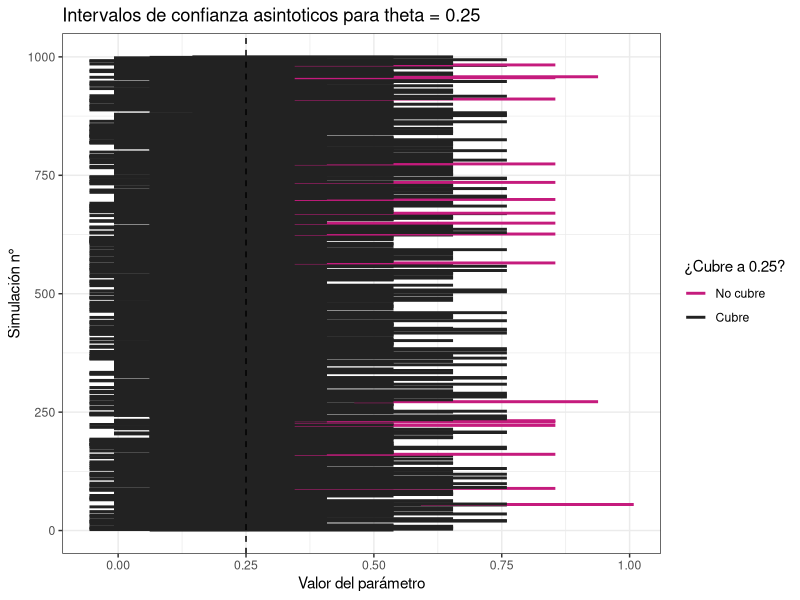

This chart was generated by the following R code:
# --------------------- Trabajo practico IECD, simulaciones --------------------
# Sección de comentarios:
#  - LU mas chico entre los tres integrantes: 786
#  - La idea es modularizar lo mas posible el codigo
#  - Vamos a intentar generalizar los procedimientos, para que sea simple cambiar los parametros que estan involucrados


# ------------------------------- Sección 1 ------------------------------------
# Vamos a crear el metodo de la simulación requerida para la primera sección del trabajo.
# 
# Primero construimos una función auxiliar para calcular el intervalo de confianza.
#
# Los inputs del metodo son:
#  - theta: es el valor real para el cual vamos a hacer la simulacion
#  - n: tamaño de la muestra
#  - N: cantidad de intervalos que vamos a generar
# Los outputs son:
#  - intervalos: conjunto de los intervalos obtenidos, con estos mismos podemos graficar el cubrimiento
library(ggplot2)
set.seed(786)

intervalo = function(datos, n, alpha) {
  t_p = mean(datos)
  z_a = -qnorm(alpha)
  return(c(inf = t_p - sqrt(t_p*(1-t_p)/n)*z_a, sup = t_p + sqrt(t_p*(1-t_p)/n)*z_a))
}

simulacion_1 = function(theta, n, alpha, N) {
  intervalos = data.frame(
    simulacion = 1:N, 
    inf = numeric(N),
    sup = numeric(N),
    cubre = logical(N)
  )
  
  for (i in 1:N) {
    muestras = rbinom(n, 1, theta)
    int = intervalo(muestras, n, alpha)
    intervalos$inf[i] = int[1]
    intervalos$sup[i] = int[2]
    intervalos$cubre[i] = theta >= int[1] && theta <= int[2]
  }
  
  return(intervalos)
}

intervalos_10 = simulacion_1(0.25, 10, 0.05, 1000)

ggplot(intervalos_10, aes(y = simulacion, x = inf, xend = sup, color = cubre)) +
  
  # Dibujamos los intervalos obtenidos en la simulación
  geom_segment(aes(x = inf, xend = sup, yend = simulacion), linewidth = 1) +
  
  # La linea punteada es el valor real de theta
  geom_vline(xintercept = 0.25, linetype = "dashed", color = "black") +
  
  # Color para identificar si cubre o no
  scale_color_manual(values = c("#C51B7D", "#222222"), labels = c("No cubre", "Cubre")) +
  
  # Labels del grafico
  labs(
    title = "Intervalos de confianza asintoticos para theta = 0.25",
    x = "Valor del parámetro",
    y = "Simulación n°",
    color = "¿Cubre a 0.25?"
  ) +
  
  theme_bw()

sum(intervalos_10$cubre)/1000
